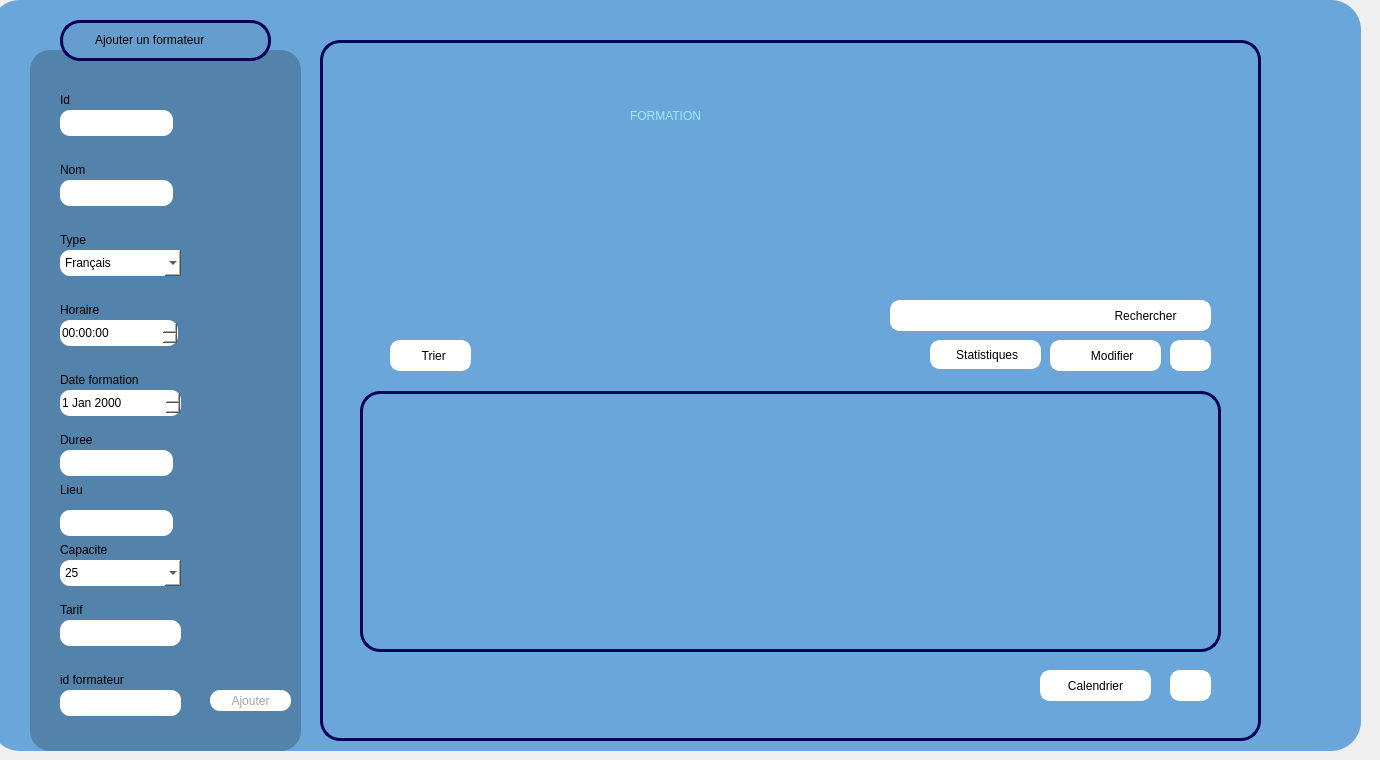
    <widget class="QWidget" name="page_formation">
     <widget class="QWidget" name="Formateur_3" native="true">
      <property name="geometry">
       <rect>
        <x>-10</x>
        <y>0</y>
        <width>1371</width>
        <height>751</height>
       </rect>
      </property>
      <property name="maximumSize">
       <size>
        <width>2000</width>
        <height>2000</height>
       </size>
      </property>
      <property name="baseSize">
       <size>
        <width>1000</width>
        <height>1000</height>
       </size>
      </property>
      <property name="mouseTracking">
       <bool>false</bool>
      </property>
      <property name="tabletTracking">
       <bool>false</bool>
      </property>
      <property name="autoFillBackground">
       <bool>false</bool>
      </property>
      <property name="styleSheet">
       <string notr="true">background-color: rgb(106, 166, 218);

border-radius:30px;</string>
      </property>
      <widget class="QFrame" name="frame_16">
       <property name="geometry">
        <rect>
         <x>70</x>
         <y>20</y>
         <width>211</width>
         <height>41</height>
        </rect>
       </property>
       <property name="styleSheet">
        <string notr="true">background-color: rgb(100, 157, 206);
border: 3px solid #040457;
border-radius:20px;</string>
       </property>
       <property name="frameShape">
        <enum>QFrame::Shape::StyledPanel</enum>
       </property>
       <property name="frameShadow">
        <enum>QFrame::Shadow::Raised</enum>
       </property>
       <widget class="QLabel" name="label_embauhe_11">
        <property name="geometry">
         <rect>
          <x>30</x>
          <y>10</y>
          <width>161</width>
          <height>20</height>
         </rect>
        </property>
        <property name="styleSheet">
         <string notr="true">background-color: rgb(100, 157, 206);
border: 2px solid #649dce;
</string>
        </property>
        <property name="text">
         <string>Ajouter un formateur</string>
        </property>
       </widget>
      </widget>
      <widget class="QFrame" name="frame_17">
       <property name="geometry">
        <rect>
         <x>330</x>
         <y>40</y>
         <width>941</width>
         <height>701</height>
        </rect>
       </property>
       <property name="styleSheet">
        <string notr="true">border: 3px solid #040457;
border-radius:20px;
</string>
       </property>
       <property name="frameShape">
        <enum>QFrame::Shape::StyledPanel</enum>
       </property>
       <property name="frameShadow">
        <enum>QFrame::Shadow::Raised</enum>
       </property>
       <widget class="QLineEdit" name="lineEdit_rechercher">
        <property name="geometry">
         <rect>
          <x>570</x>
          <y>260</y>
          <width>321</width>
          <height>31</height>
         </rect>
        </property>
        <property name="styleSheet">
         <string notr="true">background-color: rgb(255, 255, 255);
border-radius:10px;
border: 3px solid #ffffff;
color: rgb(162, 162, 162);</string>
        </property>
        <property name="text">
         <string/>
        </property>
       </widget>
       <widget class="QPushButton" name="pushButtonModifier">
        <property name="geometry">
         <rect>
          <x>730</x>
          <y>300</y>
          <width>111</width>
          <height>31</height>
         </rect>
        </property>
        <property name="styleSheet">
         <string notr="true">QPushButton{
background-color: rgb(255, 255, 255);
border-radius:10px;
border: 3px solid #ffffff;
}
QPushButton:hover{
	background-color: rgb(220, 220, 220);
	color: rgb(90, 90, 90);

	border-radius:10px;
}
</string>
        </property>
        <property name="text">
         <string>    Modifier</string>
        </property>
       </widget>
       <widget class="QPushButton" name="pushButtonsupprimer">
        <property name="geometry">
         <rect>
          <x>850</x>
          <y>300</y>
          <width>41</width>
          <height>31</height>
         </rect>
        </property>
        <property name="styleSheet">
         <string notr="true">QPushButton{
background-color: rgb(255, 255, 255);
border-radius:10px;
border: 3px solid #ffffff;
}
QPushButton:hover{
	background-color: rgb(220, 220, 220);
	color: rgb(90, 90, 90);

	border-radius:10px;
}
</string>
        </property>
        <property name="text">
         <string/>
        </property>
        <property name="icon">
         <iconset resource="image.qrc">
          <normaloff>:/img/poubelle.png</normaloff>:/img/poubelle.png</iconset>
        </property>
       </widget>
       <widget class="QPushButton" name="pushButtonTrier">
        <property name="geometry">
         <rect>
          <x>70</x>
          <y>300</y>
          <width>81</width>
          <height>31</height>
         </rect>
        </property>
        <property name="styleSheet">
         <string notr="true">QPushButton{
background-color: rgb(255, 255, 255);
border-radius:10px;
border: 3px solid #ffffff;
}
QPushButton:hover{
	background-color: rgb(220, 220, 220);
	color: rgb(90, 90, 90);

	border-radius:10px;
}
</string>
        </property>
        <property name="text">
         <string>  Trier</string>
        </property>
        <property name="icon">
         <iconset resource="image.qrc">
          <normaloff>:/img/trie.png</normaloff>:/img/trie.png</iconset>
        </property>
        <property name="autoRepeatInterval">
         <number>97</number>
        </property>
       </widget>
       <widget class="QPushButton" name="pushButton_42">
        <property name="geometry">
         <rect>
          <x>850</x>
          <y>630</y>
          <width>41</width>
          <height>31</height>
         </rect>
        </property>
        <property name="styleSheet">
         <string notr="true">QPushButton{
background-color: rgb(255, 255, 255);
border-radius:10px;
border: 3px solid #ffffff;
}
QPushButton:hover{
	background-color: rgb(220, 220, 220);
	color: rgb(90, 90, 90);

	border-radius:10px;
}
</string>
        </property>
        <property name="text">
         <string/>
        </property>
        <property name="icon">
         <iconset resource="image.qrc">
          <normaloff>:/img/download.png</normaloff>:/img/download.png</iconset>
        </property>
       </widget>
       <widget class="QLabel" name="label_5">
        <property name="geometry">
         <rect>
          <x>310</x>
          <y>50</y>
          <width>331</width>
          <height>51</height>
         </rect>
        </property>
        <property name="styleSheet">
         <string notr="true">background-color: rgb(106, 166, 218);
color: rgb(83, 130, 171);
color: rgb(157, 235, 255);
border: none;
font: 30pt &quot;Rockwell&quot;;</string>
        </property>
        <property name="text">
         <string>FORMATION</string>
        </property>
       </widget>
       <widget class="QPushButton" name="pushButton_stat_4">
        <property name="geometry">
         <rect>
          <x>610</x>
          <y>300</y>
          <width>111</width>
          <height>29</height>
         </rect>
        </property>
        <property name="styleSheet">
         <string notr="true">QPushButton{
background-color: rgb(255, 255, 255);
border-radius:10px;
border: 3px solid #ffffff;
}
QPushButton:hover{
	background-color: rgb(220, 220, 220);
	color: rgb(90, 90, 90);

	border-radius:10px;
}
</string>
        </property>
        <property name="text">
         <string> Statistiques</string>
        </property>
        <property name="icon">
         <iconset resource="image.qrc">
          <normaloff>:/img/stat.png</normaloff>:/img/stat.png</iconset>
        </property>
       </widget>
       <widget class="QTableView" name="tableFormation">
        <property name="geometry">
         <rect>
          <x>40</x>
          <y>351</y>
          <width>861</width>
          <height>261</height>
         </rect>
        </property>
       </widget>
       <widget class="QPushButton" name="pushButton_rechercher">
        <property name="geometry">
         <rect>
          <x>770</x>
          <y>260</y>
          <width>111</width>
          <height>31</height>
         </rect>
        </property>
        <property name="styleSheet">
         <string notr="true">QPushButton{
background-color: rgb(255, 255, 255);
border-radius:10px;
border: 3px solid #ffffff;
}
QPushButton:hover{
	background-color: rgb(220, 220, 220);
	color: rgb(90, 90, 90);

	border-radius:10px;
}
</string>
        </property>
        <property name="text">
         <string>Rechercher</string>
        </property>
       </widget>
       <widget class="QPushButton" name="pushButton_47">
        <property name="geometry">
         <rect>
          <x>720</x>
          <y>630</y>
          <width>111</width>
          <height>31</height>
         </rect>
        </property>
        <property name="styleSheet">
         <string notr="true">QPushButton{
background-color: rgb(255, 255, 255);
border-radius:10px;
border: 3px solid #ffffff;
}
QPushButton:hover{
	background-color: rgb(220, 220, 220);
	color: rgb(90, 90, 90);

	border-radius:10px;
}
</string>
        </property>
        <property name="text">
         <string>Calendrier</string>
        </property>
        <property name="icon">
         <iconset>
          <normaloff>:/calendrier/d47c1ced-b41a-49dd-b864-317382d52708.jpg</normaloff>:/calendrier/d47c1ced-b41a-49dd-b864-317382d52708.jpg</iconset>
        </property>
       </widget>
      </widget>
      <widget class="QFrame" name="frame_6">
       <property name="geometry">
        <rect>
         <x>40</x>
         <y>50</y>
         <width>271</width>
         <height>701</height>
        </rect>
       </property>
       <property name="styleSheet">
        <string notr="true">background-color: rgb(58, 196, 255);
background-color: rgb(83, 130, 171);
border-radius:20px;

</string>
       </property>
       <property name="frameShape">
        <enum>QFrame::Shape::StyledPanel</enum>
       </property>
       <property name="frameShadow">
        <enum>QFrame::Shadow::Raised</enum>
       </property>
       <widget class="QLineEdit" name="lineEditId">
        <property name="geometry">
         <rect>
          <x>30</x>
          <y>60</y>
          <width>113</width>
          <height>26</height>
         </rect>
        </property>
        <property name="styleSheet">
         <string notr="true">background-color: rgb(255, 255, 255);
border-radius:10px;
</string>
        </property>
        <property name="maxLength">
         <number>8</number>
        </property>
       </widget>
       <widget class="QLabel" name="label_contact_3">
        <property name="geometry">
         <rect>
          <x>30</x>
          <y>250</y>
          <width>63</width>
          <height>20</height>
         </rect>
        </property>
        <property name="text">
         <string>Horaire</string>
        </property>
       </widget>
       <widget class="QLabel" name="label_prenom_4">
        <property name="geometry">
         <rect>
          <x>30</x>
          <y>180</y>
          <width>63</width>
          <height>20</height>
         </rect>
        </property>
        <property name="text">
         <string>Type</string>
        </property>
       </widget>
       <widget class="QLineEdit" name="lineEdit_Nom">
        <property name="geometry">
         <rect>
          <x>30</x>
          <y>130</y>
          <width>113</width>
          <height>26</height>
         </rect>
        </property>
        <property name="styleSheet">
         <string notr="true">background-color: rgb(255, 255, 255);
border-radius:10px;</string>
        </property>
        <property name="maxLength">
         <number>20</number>
        </property>
       </widget>
       <widget class="QLabel" name="label_cin_4">
        <property name="geometry">
         <rect>
          <x>30</x>
          <y>40</y>
          <width>31</width>
          <height>20</height>
         </rect>
        </property>
        <property name="text">
         <string>Id</string>
        </property>
       </widget>
       <widget class="QLabel" name="label_cin_5">
        <property name="geometry">
         <rect>
          <x>30</x>
          <y>110</y>
          <width>41</width>
          <height>20</height>
         </rect>
        </property>
        <property name="text">
         <string>Nom</string>
        </property>
       </widget>
       <widget class="QLabel" name="label_embauhe_4">
        <property name="geometry">
         <rect>
          <x>30</x>
          <y>430</y>
          <width>131</width>
          <height>20</height>
         </rect>
        </property>
        <property name="text">
         <string>Lieu</string>
        </property>
       </widget>
       <widget class="QLineEdit" name="lineEdit_Ta">
        <property name="geometry">
         <rect>
          <x>30</x>
          <y>570</y>
          <width>121</width>
          <height>26</height>
         </rect>
        </property>
        <property name="styleSheet">
         <string notr="true">background-color: rgb(255, 255, 255);
border-radius:10px;
</string>
        </property>
        <property name="text">
         <string/>
        </property>
       </widget>
       <widget class="QLabel" name="label_contact_8">
        <property name="geometry">
         <rect>
          <x>30</x>
          <y>550</y>
          <width>191</width>
          <height>20</height>
         </rect>
        </property>
        <property name="text">
         <string>Tarif</string>
        </property>
       </widget>
       <widget class="QPushButton" name="pushButtonAjouter">
        <property name="geometry">
         <rect>
          <x>180</x>
          <y>640</y>
          <width>81</width>
          <height>21</height>
         </rect>
        </property>
        <property name="styleSheet">
         <string notr="true">QPushButton{
background-color: rgb(255, 255, 255);
color: rgb(162, 162, 162);
border-radius:10px;
}
QPushButton:hover{
	background-color: rgb(162, 162, 162);
	color: rgb(255, 255, 255);
}




</string>
        </property>
        <property name="text">
         <string>Ajouter</string>
        </property>
       </widget>
       <widget class="QComboBox" name="lineEdit_type">
        <property name="geometry">
         <rect>
          <x>30</x>
          <y>200</y>
          <width>121</width>
          <height>26</height>
         </rect>
        </property>
        <property name="styleSheet">
         <string notr="true">background-color: rgb(255, 255, 255);
border-radius:10px;</string>
        </property>
        <item>
         <property name="text">
          <string>Français</string>
         </property>
        </item>
        <item>
         <property name="text">
          <string>Anglais</string>
         </property>
        </item>
        <item>
         <property name="text">
          <string>Science</string>
         </property>
        </item>
        <item>
         <property name="text">
          <string>Physique</string>
         </property>
        </item>
        <item>
         <property name="text">
          <string>Arabe</string>
         </property>
        </item>
       </widget>
       <widget class="QLabel" name="label_contact_6">
        <property name="geometry">
         <rect>
          <x>30</x>
          <y>380</y>
          <width>63</width>
          <height>20</height>
         </rect>
        </property>
        <property name="text">
         <string>Duree</string>
        </property>
       </widget>
       <widget class="QLineEdit" name="lineEdit_D">
        <property name="geometry">
         <rect>
          <x>30</x>
          <y>400</y>
          <width>113</width>
          <height>26</height>
         </rect>
        </property>
        <property name="styleSheet">
         <string notr="true">background-color: rgb(255, 255, 255);
border-radius:10px;</string>
        </property>
       </widget>
       <widget class="QTimeEdit" name="lineEdit_h">
        <property name="geometry">
         <rect>
          <x>30</x>
          <y>270</y>
          <width>118</width>
          <height>26</height>
         </rect>
        </property>
        <property name="styleSheet">
         <string notr="true">background-color: rgb(255, 255, 255);
border-radius:10px;</string>
        </property>
       </widget>
       <widget class="QLineEdit" name="lineEdit_lieu">
        <property name="geometry">
         <rect>
          <x>30</x>
          <y>460</y>
          <width>113</width>
          <height>26</height>
         </rect>
        </property>
        <property name="styleSheet">
         <string notr="true">background-color: rgb(255, 255, 255);
border-radius:10px;</string>
        </property>
       </widget>
       <widget class="QLabel" name="label_embauhe_10">
        <property name="geometry">
         <rect>
          <x>30</x>
          <y>490</y>
          <width>131</width>
          <height>20</height>
         </rect>
        </property>
        <property name="text">
         <string>Capacite</string>
        </property>
       </widget>
       <widget class="QLineEdit" name="lineEdit_id2">
        <property name="geometry">
         <rect>
          <x>30</x>
          <y>640</y>
          <width>121</width>
          <height>26</height>
         </rect>
        </property>
        <property name="styleSheet">
         <string notr="true">background-color: rgb(255, 255, 255);
border-radius:10px;
</string>
        </property>
        <property name="text">
         <string/>
        </property>
       </widget>
       <widget class="QLabel" name="label_contact_12">
        <property name="geometry">
         <rect>
          <x>30</x>
          <y>620</y>
          <width>191</width>
          <height>20</height>
         </rect>
        </property>
        <property name="text">
         <string>id formateur</string>
        </property>
       </widget>
       <widget class="QDateEdit" name="dateEdit_date">
        <property name="geometry">
         <rect>
          <x>30</x>
          <y>340</y>
          <width>121</width>
          <height>26</height>
         </rect>
        </property>
        <property name="styleSheet">
         <string notr="true">background-color: rgb(255, 255, 255);
border-radius:10px;</string>
        </property>
       </widget>
       <widget class="QLabel" name="label_date">
        <property name="geometry">
         <rect>
          <x>30</x>
          <y>320</y>
          <width>111</width>
          <height>20</height>
         </rect>
        </property>
        <property name="text">
         <string>Date formation</string>
        </property>
       </widget>
       <widget class="QComboBox" name="comboBox_Ca">
        <property name="geometry">
         <rect>
          <x>30</x>
          <y>510</y>
          <width>121</width>
          <height>26</height>
         </rect>
        </property>
        <property name="styleSheet">
         <string notr="true">background-color: rgb(255, 255, 255);
border-radius:10px;</string>
        </property>
        <item>
         <property name="text">
          <string>25</string>
         </property>
        </item>
        <item>
         <property name="text">
          <string>50</string>
         </property>
        </item>
        <item>
         <property name="text">
          <string>75</string>
         </property>
        </item>
        <item>
         <property name="text">
          <string>100</string>
         </property>
        </item>
       </widget>
      </widget>
      <zorder>frame_6</zorder>
      <zorder>frame_16</zorder>
      <zorder>frame_17</zorder>
     </widget>
    </widget>
